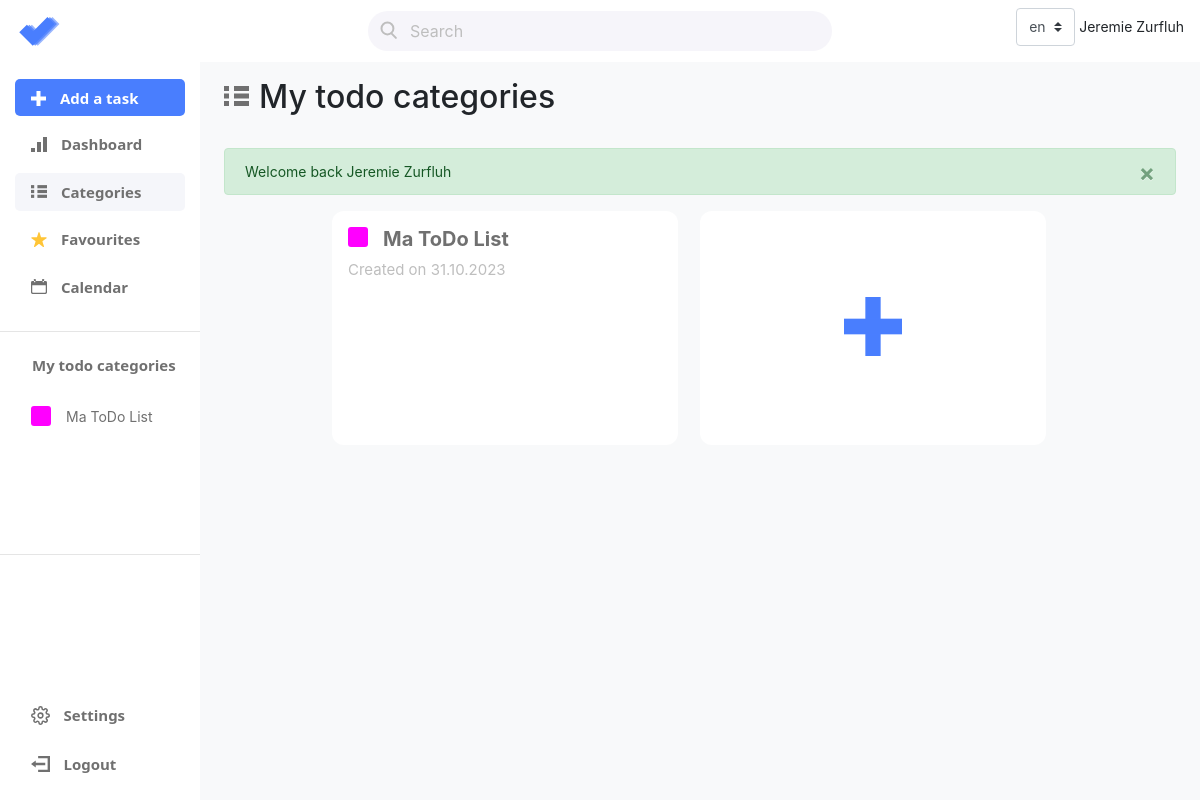
The app's page /categories.php (signed in), older data.
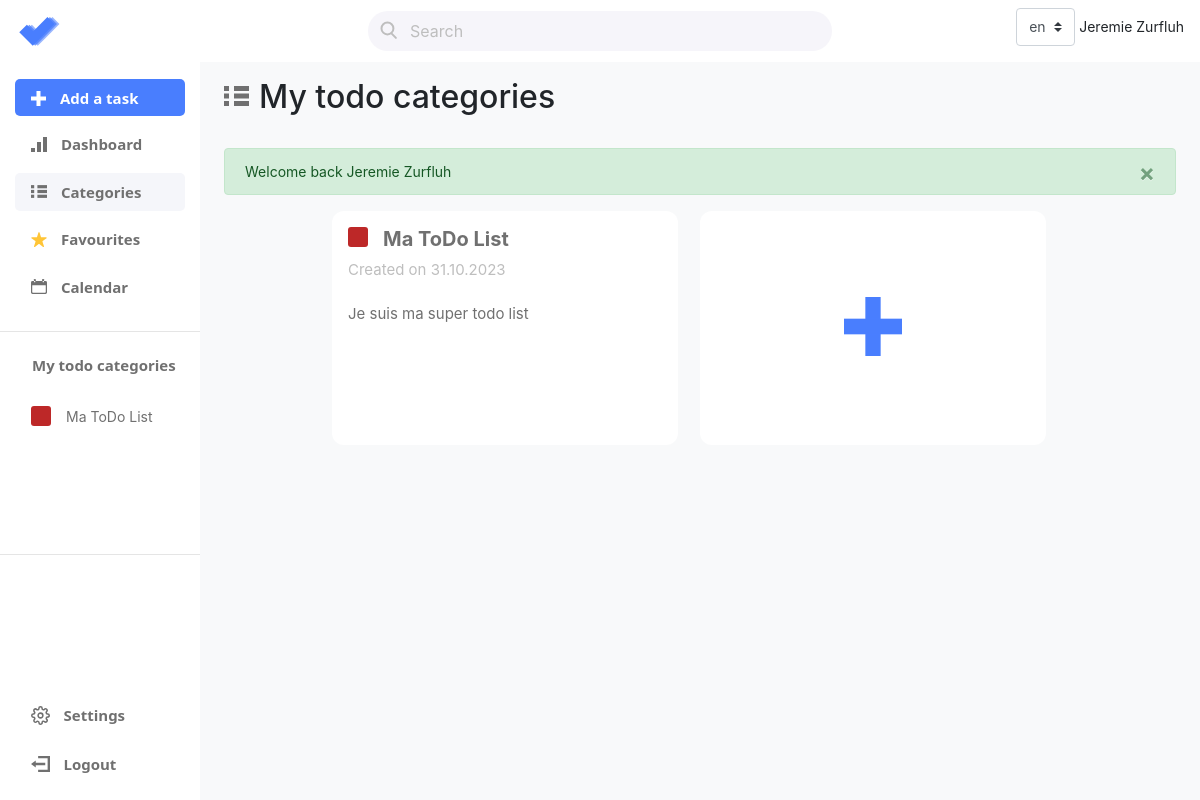
The same page, newer data.
### tables this page shows
CREATE TABLE Category (
    id          INTEGER   PRIMARY KEY AUTOINCREMENT
                          UNIQUE
                          NOT NULL,
    title       TEXT (50) NOT NULL,
    description TEXT,
    color       TEXT      NOT NULL,
    user_id     INTEGER   REFERENCES User (id) 
                          NOT NULL,
    created_at  TEXT      NOT NULL
                          DEFAULT (datetime() ) 
);

### app/ch/comem/todoapp/category/CategoryManager.php (called while the page is built, shortened)
<?php
class CategoryManager
{
    private static ?CategoryManager $instance = null;
    private array $categories = [];
    private function __construct()
    {
        $this->loadCategories();
    }
    public static function getInstance(): CategoryManager
    {
        if (!isset(self::$instance)) {
            self::$instance = new CategoryManager();
        }
        return self::$instance;
    }
    private function loadCategories(): bool
    {
        $this->categories = DbManagerCRUD_Category::getInstance()->readAll();
        return true;
    }
    public function getCategories(): array
    {
        return $this->categories;
    }
}

### app/autoload.php (called while the page is built, shortened)
<?php
spl_autoload_register(function ($class) {
    $class = str_replace("\\", "/", $class);
    $path = __DIR__ . "/../app/" . $class . ".php";
});

### app/ch/comem/todoapp/dbCRUD/DbManagerCRUD.php (called while the page is built, shortened)
<?php
abstract class DbManagerCRUD implements I_APICRUD
{
    private $db = null;
    public function __construct()
    {
        $config_file = '|var|config|db.ini';
        $config = parse_ini_file(str_replace("|", DIRECTORY_SEPARATOR, $config_file), true);
        $adaptedDSN = str_replace("|", DIRECTORY_SEPARATOR, $config['dsn']);
        $this->db = new PDO($adaptedDSN, $config['username'], $config['password']);
        $this->db->setAttribute(PDO::ATTR_DEFAULT_FETCH_MODE, PDO::FETCH_ASSOC);
    }
    public function getDb(): PDO
    {
        return $this->db;
    }
}

### app/ch/comem/todoapp/dbCRUD/DbManagerCRUD_Category.php (called while the page is built, shortened)
<?php
class DbManagerCRUD_Category extends DbManagerCRUD
{
    private static ?DbManagerCRUD_Category $instance = null;
    public static function getInstance(): DbManagerCRUD_Category
    {
        if (self::$instance === null) self::$instance = new DbManagerCRUD_Category();
        return self::$instance;
    }
    public function readAll(): array
    {
        $userId = $this->getUserId();
        $sql = "SELECT * FROM Category WHERE user_id = :user_id";
        $stmt = $this->getDb()->prepare($sql);
        $stmt->execute(["user_id" => $userId]);
        $categories = $stmt->fetchAll();
        $result = [];
        $tm = TaskManager::getInstance();
        $tm->loadTasks();
        foreach ($categories as $category) {
            $tasksPerCategory = $tm->getTasksByCategory($category["id"]);
            $result[] = (new CategoryBuilder($category["title"], $category["color"]))
                ->setId($category["id"])
                ->setDescription($category["description"])
                ->setCreatedAt((new DateTime($category["created_at"])))
                ->setTasks($tasksPerCategory)
                ->build();
        }
        return $result;
    }
    private function getUserId(): ?int
    {
        return $_SESSION["user"]["id"];
    }
}

### app/ch/comem/todoapp/category/Category.php (called while the page is built, shortened)
<?php
class Category
{
    private ?int $id;
    private string $title;
    private ?string $description;
    private string $color;
    private DateTime $createdAt;
    public function __construct(CategoryBuilder $builder)
    {
        $this->id = $builder->getId();
        $this->title = $builder->getTitle();
        $this->description = $builder->getDescription();
        $this->color = $builder->getColor();
        $this->createdAt = $builder->getCreatedAt();
    }
    public function getId(): ?int
    {
        return $this->id;
    }
    public function getTitle(): string
    {
        return $this->title;
    }
    public function getDescription(): ?string
    {
        return $this->description;
    }
    public function getColor(): string
    {
        return $this->color;
    }
    public function getCreatedAt(): DateTime
    {
        return $this->createdAt;
    }
}

### app/ch/comem/todoapp/category/CategoryBuilder.php (called while the page is built, shortened)
<?php
class CategoryBuilder
{
    private DateTime $createdAt;
    public function __construct(string $title, string $hexColor)
    {
        $this->title = $title;
        $this->color = $hexColor;
        $this->createdAt = new DateTime();
    }
    public function setId(int $id): CategoryBuilder
    {
        $this->id = $id;
        return $this;
    }
    public function setDescription(?string $description): CategoryBuilder
    {
        $this->description = $description;
        return $this;
    }
    public function setCreatedAt(DateTime $createdAt): CategoryBuilder
    {
        $this->createdAt = $createdAt;
        return $this;
    }
    public function getCreatedAt(): DateTime
    {
        return $this->createdAt;
    }
}

### public/categories.php (the view, shortened to what this page needs)
<?php
require_once '../app/autoload.php';
$categoryManager = CategoryManager::getInstance();
?>
<!DOCTYPE html>
<html lang="en" data-lt-installed="true">
<?php
require_once 'components/head.php';
loadHead(TEXT['categories'], ["main", "navBar", "dashboard", "task", "list", "taskCheckboxColor"]);
?>
<body>
    <?php include_once './components/navbar.php'; ?>
    <div class="container-fluid">
        <div class="row">
            <?php include_once './components/sidebar.php'; ?>
            <main class="col-md-9 ml-sm-auto col-lg-10 pt-3 px-4 bg-light mainFullHeight">
                <div class="d-flex justify-content-between flex-wrap flex-md-nowrap align-items-center pb-2 mb-3">
                    <h1 class="h2" id="categoriesTitle"><?= TEXT['my-todo-categories'] ?></h1>
                </div>
                <?= Flash::displayFlashMessage("global") ?>
                <div class="d-flex flex-row justify-content-center align-items-start flex-wrap myCategories" id="myCategories">
                    <?php if (!empty($categories)) : ?>
                        <?php foreach ($categories as $category) : ?>
                            <div class="p-3 myCategoriesItem" data-id="<?= $category->getId() ?>">
                                <div class="d-flex">
                                    <div class="colorTag" style="background: <?= $category->getColor() ?>;"></div>
                                    <h3 class="myCategoriesTitle"><?= $category->getTitle() ?></h3>
                                </div>
                                <p class="myCategoriesDate"><?= TEXT['created-on'] ?> <?= $category->getCreatedAt()->format('d.m.Y') ?></p>
                                <p class="myCategoriesDescritpion"><?= $category->getDescription() ?></p>
                            </div>
                        <?php endforeach; ?>
                    <?php endif; ?>
                    <div class="p-3 addCategoriesItem" id="addListTrigger">
                        <img src="assets/icons/bigAdd.svg" alt="Add a category icon" class="addListsImg">
                    </div>
                </div>
            </main>
        </div>
    </div>
</body>
</html>

### public/components/head.php (shortened to what this page needs)
<?php
function loadHead(string $title, array $stylesheet = null): void
{
?>
    <head>
        <link rel="stylesheet" href="https://cdn.jsdelivr.net/npm/bootstrap@4.0.0/dist/css/bootstrap.min.css">
        <?php foreach ($stylesheet as $css) : ?>
            <link href="styles/<?= $css ?>.css" rel="stylesheet">
        <?php endforeach; ?>
        <link rel="stylesheet" href="https://cdnjs.cloudflare.com/ajax/libs/font-awesome/5.15.1/css/all.min.css">
    </head>
<?php
}

### public/components/navbar.php (shortened to what this page needs)
<nav class="navbar navbar-dark sticky-top bg-white flex-md-nowrap p-0">
    <a class="col-md-3 col-lg-2 mr-0 px-3" href="/">
        <img class="" src="assets/icons/logo.svg" alt="Logo">
    </a>
    <div id="searchContent">
        <input class="mx-auto searchBar" type="search" placeholder="<?= TEXT['search']; ?>" aria-label="<?= TEXT['search']; ?>">
    </div>
    <ul class="navbar-nav px-3 flex flex-row">
        <li class="nav-item mr-1 align-self-center">
            <?php $currentLang = $_COOKIE["locale"] ?? "en"; ?>
            <select class="custom-select" id="languageSelect">
                <?php foreach (AVAILABLE_LANGS as $lang) : ?>
                    <option value="<?= $lang ?>" <?= $lang == $currentLang ? "selected" : "" ?>><?= $lang ?></option>
                <?php endforeach ?>
            </select>
        </li>
        <li class="nav-item text-nowrap">
            <div class="d-flex flex-row justify-content-end align-items-center">
                <p class="navUserDisplayName"><?= $_SESSION["user"]["firstName"] . " " . $_SESSION["user"]["lastName"] ?></p>
            </div>
        </li>
    </ul>
</nav>

### public/components/sidebar.php (shortened to what this page needs)
<?php
require_once "../app/autoload.php";
$categoryManager = CategoryManager::getInstance();
$categories = $categoryManager->getCategories();
?>
<nav id="sidebarMenu" class="col-md-3 col-lg-2 d-md-block bg-white sidebar collapse">
    <div class="sidebar-sticky pt-3">
        <ul class="nav flex-column sidebarUl">
            <li class="nav-item navItemAddTask">
                <a class="nav-link navLinkAddTask" href="#">
                    <img class="navImg" src="assets/icons/addtask.svg" alt="Add a task icon">
                    <?= TEXT['add-a-task']; ?>
                </a>
            </li>
            <li class="nav-item">
                <a class="nav-link navItem <?php echo (basename($_SERVER['PHP_SELF']) === 'dashboard.php') ? 'navItemActive' : ''; ?>" href="/dashboard.php">
                    <img class="navImg" src="assets/icons/dashboard.svg" alt="Dashboard icon">
                    <?= TEXT['dashboard']; ?>
                </a>
            </li>
            <li class="nav-item">
                <a class="nav-link navItem <?php echo (basename($_SERVER['PHP_SELF']) === 'categories.php') ? 'navItemActive' : ''; ?>" href="/categories.php">
                    <img class="navImg" src="assets/icons/lists.svg" alt="Lists icon">
                    <?= TEXT['categories']; ?>
                </a>
            </li>
            <li class="nav-item">
                <a class="nav-link navItem <?php echo (basename($_SERVER['PHP_SELF']) === 'favourites.php') ? 'navItemActive' : ''; ?>" href="/favourites.php">
                    <img class="navImg" src="assets/icons/favourite.svg" alt="Favourites icon">
                    <?= TEXT['favourites']; ?>
                </a>
            </li>
            <li class="nav-item">
                <a class="nav-link navItem <?php echo (basename($_SERVER['PHP_SELF']) === 'calendar.php') ? 'navItemActive' : ''; ?>" href="/calendar.php">
                    <img class="navImg" src="assets/icons/calendar.svg" alt="Calendar icon">
                    <?= TEXT['calendar']; ?>
                </a>
            </li>
        </ul>
        <hr>
        <h6 class="d-flex justify-content-between align-items-center px-3 mt-4 mb-1 text-muted">
            <span class="navItem navToDoCategoryTitle"><?= TEXT['my-todo-categories'] ?></span>
        </h6>
        <ul class="nav flex-column mb-2 navToDoCategory">
            <?php if (!empty($categories)) : ?>
                <?php foreach ($categories as $category) : ?>
                    <li class="nav-item">
                        <a class="nav-link navToDoItem d-flex" href="./category.php?id=<?= $category->getId() ?>">
                            <div class="colorTag" style="background: <?= $category->getColor() ?>;"></div>
                            <span><?= $category->getTitle() ?></span>
                        </a>
                    </li>
                <?php endforeach; ?>
            <?php endif; ?>
        </ul>
        <hr>
        <ul class="nav flex-column mb-2 sidebarUl bottomUl">
            <li class="nav-item">
                <a class="nav-link navItem" href="#" id="settings">
                    <img class="navImg" src="assets/icons/settings.svg" alt="">
                    <?= TEXT['settings']; ?>
                </a>
            </li>
            <li class="nav-item">
                <a class="nav-link navItem" href="/logout.php">
                    <img class="navImg" src="assets/icons/logout.svg" alt="">
                    <?= TEXT['logout']; ?>
                </a>
            </li>
        </ul>
    </div>
</nav>

### app/ch/comem/todoapp/flash/Flash.php (shortened to what this page needs)
<?php
class Flash
{
    private static function formatMessage(array $flash): string
    {
        $msg = $flash['message'];
        $type = $flash['type'];
        $html = <<<html
        <div class="alert alert-$type alert-dismissible fade show" role="alert">
            $msg
            <button type="button" class="close" data-dismiss="alert" aria-label="Close">
                <span aria-hidden="true">&times;</span>
            </button>
        </div>
        html;
        return $html;
    }
    public static function displayFlashMessage(string $name): void
    {
        if (isset($_SESSION['flash'][$name])) {
            $flash = $_SESSION['flash'][$name];
            echo self::formatMessage($flash);
        }
    }
}

### public/styles/main.css (style rules this page uses)
body { font-size: .875rem; }
.mainFullHeight { min-height: calc(100vh - 60px); margin-left: auto!important; }
#categoriesTitle::before { content: url("../assets/icons/listsBig.svg"); margin-right: 10px; }
.colorTag { width: 20px; height: 20px; border-radius: 3px; }

### public/styles/navBar.css (style rules this page uses)
.sidebar { position: fixed; top: 0; bottom: 0; left: 0; z-index: 1000; padding: 48px 0 0; }
.sidebar-sticky { position: sticky; top: 0; height: calc(100vh - 48px); padding-top: .5rem; overflow-x: hidden; overflow-y: auto; }
.navToDoCategory { overflow: auto; height: 160px; display: block; }
#searchContent { width: 100%; max-width: 464px; }
.searchBar { width: 100%; height: 40px; border-radius: 20px; background-color: #f6f5fa; border-color: transparent; background-image: url(../assets/icons/loupe.svg); background-repeat: no-repeat; background-position-y: center; padding-left: 40px; background-position-x: 10px; transition: padding-left .5s cubic-bezier(0.21, 0.64, 0.15, 0.98); }
.searchBar::placeholder { width: 362px; height: 20px; font-size: 16px; color: #bebebe; }
.navUserDisplayName { margin-top: 16px; }
.sidebarUl { margin: 15px; }
.nav-item { margin-bottom: 9px; }
.navItemAddTask { background-color: #497EFE; border-radius: 5px; height: 37px; }
.navLinkAddTask { font-family: "Segoe UI"; font-weight: bold; font-size: 15px; text-align: left; color: #fff; }
.navImg { margin-right: 10px; padding-bottom: 3px; }
.navItem { font-family: "Segoe UI"; font-weight: bold; font-size: 15px; text-align: left; color: #707070; }
.navItemActive { background-color: #F5F6FA; border-radius: 5px; }
.navToDoItem { color: #707070; }
.navToDoItem span { margin-left: 15px; }
.navToDoCategory { padding-top: 20px; margin-left: 15px; }
.navToDoCategoryTitle { margin-left: 16px; }
.bottomUl { position: absolute; bottom: 0px; }
#sidebarMenu { position: fixed; }

### public/styles/list.css (style rules this page uses)
.myCategoriesItem { width: 346px; height: 234px; border-radius: 12px; background: #fff; margin-right: 22px; margin-bottom: 22px; cursor: pointer; }
.myCategoriesTitle { font-weight: bold; font-size: 20px; text-align: left; color: #707070; margin-left: 15px; }
.myCategoriesDate { width: 166px; height: 18px; font-weight: normal; font-size: 15px; text-align: left; color: #bebebe; }
.myCategoriesDescritpion { width: 293px; height: 125px; font-weight: normal; font-size: 15px; text-align: left; color: #707070; padding-top: 10px; }
.myCategories { margin-bottom: 50px; }
.addCategoriesItem { width: 346px; height: 234px; border-radius: 12px; background: #fff; margin-right: 22px; margin-bottom: 22px; text-align: center; }
.addListsImg { margin-left: auto; margin-right: auto; margin-top: 70px; }

Row changes from the older to the newer data that the page shows:
changed category "Ma ToDo List": color "#FF00FF" → "#bd2828" (drawn); description (not shown) → "Je suis ma super todo list"
